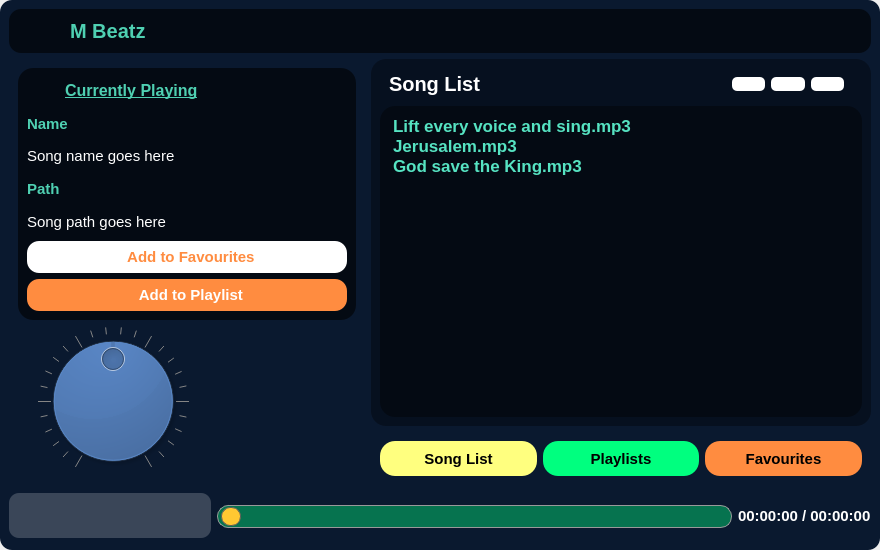
<?xml version="1.0" encoding="UTF-8"?>
<ui version="4.0">
 <class>MusicApp</class>
 <widget class="QMainWindow" name="MusicApp">
  <property name="geometry">
   <rect>
    <x>0</x>
    <y>0</y>
    <width>880</width>
    <height>550</height>
   </rect>
  </property>
  <property name="minimumSize">
   <size>
    <width>880</width>
    <height>550</height>
   </size>
  </property>
  <property name="maximumSize">
   <size>
    <width>16777215</width>
    <height>16777215</height>
   </size>
  </property>
  <property name="windowTitle">
   <string>Advanced Music Player</string>
  </property>
  <widget class="QWidget" name="centralwidget">
   <property name="styleSheet">
    <string notr="true">background-color: rgb(10, 25, 47);
border-radius:12px;</string>
   </property>
   <layout class="QVBoxLayout" name="verticalLayout_5">
    <item>
     <widget class="QFrame" name="title_frame">
      <property name="styleSheet">
       <string notr="true">background-color: rgb(4, 10, 19);
padding:3px;</string>
      </property>
      <property name="frameShape">
       <enum>QFrame::NoFrame</enum>
      </property>
      <property name="frameShadow">
       <enum>QFrame::Raised</enum>
      </property>
      <layout class="QHBoxLayout" name="horizontalLayout_3">
       <property name="leftMargin">
        <number>0</number>
       </property>
       <property name="topMargin">
        <number>0</number>
       </property>
       <property name="rightMargin">
        <number>0</number>
       </property>
       <property name="bottomMargin">
        <number>0</number>
       </property>
       <item>
        <widget class="QFrame" name="frame">
         <property name="frameShape">
          <enum>QFrame::NoFrame</enum>
         </property>
         <property name="frameShadow">
          <enum>QFrame::Raised</enum>
         </property>
         <layout class="QHBoxLayout" name="horizontalLayout_2">
          <property name="topMargin">
           <number>0</number>
          </property>
          <property name="rightMargin">
           <number>0</number>
          </property>
          <property name="bottomMargin">
           <number>0</number>
          </property>
          <item>
           <widget class="QLabel" name="label_4">
            <property name="maximumSize">
             <size>
              <width>32</width>
              <height>32</height>
             </size>
            </property>
            <property name="text">
             <string/>
            </property>
            <property name="pixmap">
             <pixmap resource="res.qrc">:/img/utils/images/app_icon.png</pixmap>
            </property>
            <property name="scaledContents">
             <bool>true</bool>
            </property>
           </widget>
          </item>
          <item>
           <widget class="QLabel" name="label_3">
            <property name="font">
             <font>
              <pointsize>15</pointsize>
              <weight>75</weight>
              <bold>true</bold>
             </font>
            </property>
            <property name="styleSheet">
             <string notr="true">color: rgb(79, 208, 178);</string>
            </property>
            <property name="text">
             <string>M Beatz</string>
            </property>
           </widget>
          </item>
         </layout>
        </widget>
       </item>
       <item>
        <widget class="QFrame" name="frame_2">
         <property name="maximumSize">
          <size>
           <width>110</width>
           <height>16777215</height>
          </size>
         </property>
         <property name="frameShape">
          <enum>QFrame::NoFrame</enum>
         </property>
         <property name="frameShadow">
          <enum>QFrame::Raised</enum>
         </property>
         <layout class="QHBoxLayout" name="horizontalLayout">
          <property name="leftMargin">
           <number>0</number>
          </property>
          <property name="topMargin">
           <number>0</number>
          </property>
          <property name="rightMargin">
           <number>0</number>
          </property>
          <property name="bottomMargin">
           <number>0</number>
          </property>
          <item>
           <widget class="QPushButton" name="minimize_btn">
            <property name="minimumSize">
             <size>
              <width>32</width>
              <height>32</height>
             </size>
            </property>
            <property name="cursor">
             <cursorShape>PointingHandCursor</cursorShape>
            </property>
            <property name="styleSheet">
             <string notr="true">QPushButton{
	background-color: rgba(255, 255, 255, 0);
	background-repeat:no-repeat;
	border:none;
	background-position:center center;

}

QPushButton:hover{
	background-color: rgba(255,255,255,130);
}
</string>
            </property>
            <property name="text">
             <string/>
            </property>
            <property name="icon">
             <iconset resource="res.qrc">
              <normaloff>:/img/utils/images/min.png</normaloff>:/img/utils/images/min.png</iconset>
            </property>
            <property name="flat">
             <bool>true</bool>
            </property>
           </widget>
          </item>
          <item>
           <widget class="QPushButton" name="normal_btn">
            <property name="minimumSize">
             <size>
              <width>32</width>
              <height>32</height>
             </size>
            </property>
            <property name="cursor">
             <cursorShape>PointingHandCursor</cursorShape>
            </property>
            <property name="styleSheet">
             <string notr="true">QPushButton{
	background-color: rgba(255, 255, 255, 0);
	background-repeat:no-repeat;
	border:none;
	background-position:center center;

}

QPushButton:hover{
	background-color: rgba(0,0,255,130);
}
</string>
            </property>
            <property name="text">
             <string/>
            </property>
            <property name="icon">
             <iconset resource="res.qrc">
              <normaloff>:/img/utils/images/stop.png</normaloff>:/img/utils/images/stop.png</iconset>
            </property>
            <property name="flat">
             <bool>true</bool>
            </property>
           </widget>
          </item>
          <item>
           <widget class="QPushButton" name="close_btn">
            <property name="minimumSize">
             <size>
              <width>32</width>
              <height>32</height>
             </size>
            </property>
            <property name="cursor">
             <cursorShape>PointingHandCursor</cursorShape>
            </property>
            <property name="styleSheet">
             <string notr="true">QPushButton{
	background-color: rgba(255, 255, 255, 0);
	background-repeat:no-repeat;
	border:none;
	background-position:center center;

}

QPushButton:hover{
	background-color: rgba(255, 20, 12, 200);
}

QPushButton:pressed{
	background-color: rgba(255, 20, 12, 200);
	border-color:rgba(255,255,255,30);
	border-style:inset;
	color:rgba(0,0,0,100);
}</string>
            </property>
            <property name="text">
             <string/>
            </property>
            <property name="icon">
             <iconset resource="res.qrc">
              <normaloff>:/img/utils/images/quit.png</normaloff>:/img/utils/images/quit.png</iconset>
            </property>
            <property name="flat">
             <bool>true</bool>
            </property>
           </widget>
          </item>
         </layout>
        </widget>
       </item>
      </layout>
     </widget>
    </item>
    <item>
     <widget class="QFrame" name="frame_10">
      <property name="frameShape">
       <enum>QFrame::NoFrame</enum>
      </property>
      <property name="frameShadow">
       <enum>QFrame::Raised</enum>
      </property>
      <layout class="QHBoxLayout" name="horizontalLayout_8">
       <property name="leftMargin">
        <number>0</number>
       </property>
       <property name="topMargin">
        <number>0</number>
       </property>
       <property name="rightMargin">
        <number>0</number>
       </property>
       <property name="bottomMargin">
        <number>0</number>
       </property>
       <item alignment="Qt::AlignLeft">
        <widget class="QFrame" name="frame_3">
         <property name="minimumSize">
          <size>
           <width>356</width>
           <height>0</height>
          </size>
         </property>
         <property name="frameShape">
          <enum>QFrame::NoFrame</enum>
         </property>
         <property name="frameShadow">
          <enum>QFrame::Raised</enum>
         </property>
         <layout class="QVBoxLayout" name="verticalLayout_2">
          <item>
           <widget class="QFrame" name="frame_4">
            <property name="minimumSize">
             <size>
              <width>0</width>
              <height>252</height>
             </size>
            </property>
            <property name="styleSheet">
             <string notr="true">background-color: rgba(0, 0, 0, 150);
border-radius: 15px;</string>
            </property>
            <property name="frameShape">
             <enum>QFrame::NoFrame</enum>
            </property>
            <property name="frameShadow">
             <enum>QFrame::Raised</enum>
            </property>
            <layout class="QVBoxLayout" name="verticalLayout">
             <property name="spacing">
              <number>6</number>
             </property>
             <property name="leftMargin">
              <number>9</number>
             </property>
             <property name="topMargin">
              <number>9</number>
             </property>
             <property name="rightMargin">
              <number>9</number>
             </property>
             <item>
              <widget class="QFrame" name="frame_5">
               <property name="styleSheet">
                <string notr="true">background-color: rgba(255, 255, 255, 0);</string>
               </property>
               <property name="frameShape">
                <enum>QFrame::StyledPanel</enum>
               </property>
               <property name="frameShadow">
                <enum>QFrame::Raised</enum>
               </property>
               <layout class="QHBoxLayout" name="horizontalLayout_4">
                <property name="leftMargin">
                 <number>0</number>
                </property>
                <property name="topMargin">
                 <number>0</number>
                </property>
                <property name="rightMargin">
                 <number>0</number>
                </property>
                <property name="bottomMargin">
                 <number>0</number>
                </property>
                <item>
                 <widget class="QLabel" name="label_6">
                  <property name="maximumSize">
                   <size>
                    <width>32</width>
                    <height>32</height>
                   </size>
                  </property>
                  <property name="font">
                   <font>
                    <pointsize>12</pointsize>
                    <weight>75</weight>
                    <bold>true</bold>
                   </font>
                  </property>
                  <property name="styleSheet">
                   <string notr="true">background-color: rgba(0, 0, 0,0);
color: rgb(79, 208, 178);</string>
                  </property>
                  <property name="text">
                   <string/>
                  </property>
                  <property name="pixmap">
                   <pixmap resource="res.qrc">:/img/utils/images/current-music.png</pixmap>
                  </property>
                  <property name="scaledContents">
                   <bool>true</bool>
                  </property>
                 </widget>
                </item>
                <item>
                 <widget class="QLabel" name="label_5">
                  <property name="font">
                   <font>
                    <pointsize>12</pointsize>
                    <weight>75</weight>
                    <bold>true</bold>
                    <underline>true</underline>
                   </font>
                  </property>
                  <property name="styleSheet">
                   <string notr="true">background-color: rgba(0, 0, 0,0);
color: rgb(79, 208, 178);</string>
                  </property>
                  <property name="text">
                   <string>Currently Playing</string>
                  </property>
                 </widget>
                </item>
               </layout>
              </widget>
             </item>
             <item>
              <widget class="QLabel" name="label_7">
               <property name="font">
                <font>
                 <pointsize>11</pointsize>
                 <weight>75</weight>
                 <bold>true</bold>
                </font>
               </property>
               <property name="styleSheet">
                <string notr="true">background-color: rgba(0, 0, 0,0);
color: rgb(79, 208, 178);</string>
               </property>
               <property name="text">
                <string>Name</string>
               </property>
              </widget>
             </item>
             <item>
              <widget class="QLabel" name="cuurent_song_name">
               <property name="font">
                <font>
                 <pointsize>11</pointsize>
                 <weight>50</weight>
                 <bold>false</bold>
                </font>
               </property>
               <property name="styleSheet">
                <string notr="true">background-color: rgba(0, 0, 0,0);
color: rgb(255, 255, 255);</string>
               </property>
               <property name="text">
                <string>Song name goes here</string>
               </property>
              </widget>
             </item>
             <item>
              <widget class="QLabel" name="label_8">
               <property name="font">
                <font>
                 <pointsize>11</pointsize>
                 <weight>75</weight>
                 <bold>true</bold>
                </font>
               </property>
               <property name="styleSheet">
                <string notr="true">background-color: rgba(0, 0, 0,0);
color: rgb(79, 208, 178);</string>
               </property>
               <property name="text">
                <string>Path</string>
               </property>
              </widget>
             </item>
             <item>
              <widget class="QLabel" name="label_9">
               <property name="font">
                <font>
                 <pointsize>11</pointsize>
                 <weight>50</weight>
                 <bold>false</bold>
                </font>
               </property>
               <property name="styleSheet">
                <string notr="true">background-color: rgba(0, 0, 0,0);
color: rgb(255, 255, 255);</string>
               </property>
               <property name="text">
                <string>Song path goes here</string>
               </property>
              </widget>
             </item>
             <item>
              <widget class="QPushButton" name="add_to_fav_btn">
               <property name="minimumSize">
                <size>
                 <width>0</width>
                 <height>32</height>
                </size>
               </property>
               <property name="font">
                <font>
                 <pointsize>11</pointsize>
                 <weight>75</weight>
                 <bold>true</bold>
                </font>
               </property>
               <property name="cursor">
                <cursorShape>PointingHandCursor</cursorShape>
               </property>
               <property name="styleSheet">
                <string notr="true">background-color: rgb(255, 255, 255);
color: rgb(255, 140, 64);
border-radius:12px;</string>
               </property>
               <property name="text">
                <string>  Add to Favourites</string>
               </property>
               <property name="icon">
                <iconset resource="res.qrc">
                 <normaloff>:/img/utils/images/like.png</normaloff>:/img/utils/images/like.png</iconset>
               </property>
               <property name="iconSize">
                <size>
                 <width>24</width>
                 <height>24</height>
                </size>
               </property>
              </widget>
             </item>
             <item>
              <widget class="QPushButton" name="add_to_playlist">
               <property name="minimumSize">
                <size>
                 <width>0</width>
                 <height>32</height>
                </size>
               </property>
               <property name="font">
                <font>
                 <pointsize>11</pointsize>
                 <weight>75</weight>
                 <bold>true</bold>
                </font>
               </property>
               <property name="cursor">
                <cursorShape>PointingHandCursor</cursorShape>
               </property>
               <property name="styleSheet">
                <string notr="true">background-color: rgb(255, 140, 64);
color: rgb(255, 255, 255);
border-radius:12px;</string>
               </property>
               <property name="text">
                <string>  Add to Playlist</string>
               </property>
               <property name="icon">
                <iconset resource="res.qrc">
                 <normaloff>:/img/utils/images/music_list.png</normaloff>:/img/utils/images/music_list.png</iconset>
               </property>
               <property name="iconSize">
                <size>
                 <width>24</width>
                 <height>24</height>
                </size>
               </property>
              </widget>
             </item>
            </layout>
           </widget>
          </item>
          <item>
           <widget class="QDial" name="volume_dial">
            <property name="minimumSize">
             <size>
              <width>0</width>
              <height>116</height>
             </size>
            </property>
            <property name="maximumSize">
             <size>
              <width>190</width>
              <height>16777215</height>
             </size>
            </property>
            <property name="cursor">
             <cursorShape>ClosedHandCursor</cursorShape>
            </property>
            <property name="styleSheet">
             <string notr="true"/>
            </property>
            <property name="maximum">
             <number>100</number>
            </property>
            <property name="value">
             <number>50</number>
            </property>
            <property name="tracking">
             <bool>false</bool>
            </property>
            <property name="wrapping">
             <bool>false</bool>
            </property>
            <property name="notchesVisible">
             <bool>true</bool>
            </property>
           </widget>
          </item>
         </layout>
        </widget>
       </item>
       <item>
        <widget class="QFrame" name="frame_6">
         <property name="frameShape">
          <enum>QFrame::NoFrame</enum>
         </property>
         <property name="frameShadow">
          <enum>QFrame::Raised</enum>
         </property>
         <layout class="QVBoxLayout" name="verticalLayout_4">
          <property name="leftMargin">
           <number>0</number>
          </property>
          <property name="topMargin">
           <number>0</number>
          </property>
          <property name="rightMargin">
           <number>0</number>
          </property>
          <property name="bottomMargin">
           <number>0</number>
          </property>
          <item>
           <widget class="QStackedWidget" name="stackedWidget">
            <property name="styleSheet">
             <string notr="true">background-color: rgba(0, 0, 0, 50);
border-radius:15px;</string>
            </property>
            <property name="currentIndex">
             <number>0</number>
            </property>
            <widget class="QWidget" name="song_list_page">
             <layout class="QVBoxLayout" name="verticalLayout_3">
              <item>
               <widget class="QFrame" name="frame_7">
                <property name="styleSheet">
                 <string notr="true">background-color: rgba(255, 255, 255, 0);</string>
                </property>
                <property name="frameShape">
                 <enum>QFrame::NoFrame</enum>
                </property>
                <property name="frameShadow">
                 <enum>QFrame::Raised</enum>
                </property>
                <layout class="QHBoxLayout" name="horizontalLayout_5">
                 <property name="topMargin">
                  <number>0</number>
                 </property>
                 <property name="bottomMargin">
                  <number>0</number>
                 </property>
                 <item>
                  <widget class="QLabel" name="label_10">
                   <property name="font">
                    <font>
                     <pointsize>15</pointsize>
                     <weight>75</weight>
                     <bold>true</bold>
                    </font>
                   </property>
                   <property name="styleSheet">
                    <string notr="true">color: rgb(255, 255, 255);</string>
                   </property>
                   <property name="text">
                    <string>Song List</string>
                   </property>
                  </widget>
                 </item>
                 <item>
                  <widget class="QFrame" name="frame_8">
                   <property name="maximumSize">
                    <size>
                     <width>130</width>
                     <height>16777215</height>
                    </size>
                   </property>
                   <property name="frameShape">
                    <enum>QFrame::NoFrame</enum>
                   </property>
                   <property name="frameShadow">
                    <enum>QFrame::Raised</enum>
                   </property>
                   <layout class="QHBoxLayout" name="horizontalLayout_6">
                    <item>
                     <widget class="QPushButton" name="add_songs_btn">
                      <property name="cursor">
                       <cursorShape>PointingHandCursor</cursorShape>
                      </property>
                      <property name="styleSheet">
                       <string notr="true">background-color: rgb(255, 255, 255);
border-radius:5px;</string>
                      </property>
                      <property name="text">
                       <string/>
                      </property>
                      <property name="icon">
                       <iconset resource="res.qrc">
                        <normaloff>:/img/utils/images/addFromLocal.png</normaloff>:/img/utils/images/addFromLocal.png</iconset>
                      </property>
                      <property name="iconSize">
                       <size>
                        <width>32</width>
                        <height>32</height>
                       </size>
                      </property>
                     </widget>
                    </item>
                    <item>
                     <widget class="QPushButton" name="delete_selected_btn">
                      <property name="cursor">
                       <cursorShape>PointingHandCursor</cursorShape>
                      </property>
                      <property name="styleSheet">
                       <string notr="true">background-color: rgb(255, 255, 255);
border-radius:5px;</string>
                      </property>
                      <property name="text">
                       <string/>
                      </property>
                      <property name="icon">
                       <iconset resource="res.qrc">
                        <normaloff>:/img/utils/images/clear.png</normaloff>:/img/utils/images/clear.png</iconset>
                      </property>
                      <property name="iconSize">
                       <size>
                        <width>32</width>
                        <height>32</height>
                       </size>
                      </property>
                     </widget>
                    </item>
                    <item>
                     <widget class="QPushButton" name="delete_all_songs_btn">
                      <property name="cursor">
                       <cursorShape>PointingHandCursor</cursorShape>
                      </property>
                      <property name="styleSheet">
                       <string notr="true">background-color: rgb(255, 255, 255);
border-radius:5px;</string>
                      </property>
                      <property name="text">
                       <string/>
                      </property>
                      <property name="icon">
                       <iconset resource="res.qrc">
                        <normaloff>:/img/utils/images/remove.png</normaloff>:/img/utils/images/remove.png</iconset>
                      </property>
                      <property name="iconSize">
                       <size>
                        <width>32</width>
                        <height>32</height>
                       </size>
                      </property>
                     </widget>
                    </item>
                   </layout>
                  </widget>
                 </item>
                </layout>
               </widget>
              </item>
              <item>
               <widget class="QListWidget" name="loaded_songs_listWidget">
                <property name="font">
                 <font>
                  <pointsize>13</pointsize>
                  <weight>75</weight>
                  <bold>true</bold>
                 </font>
                </property>
                <property name="cursor" stdset="0">
                 <cursorShape>PointingHandCursor</cursorShape>
                </property>
                <property name="styleSheet">
                 <string notr="true">color: rgb(86, 227, 194);
background-color: rgba(0, 0, 0, 100);

selection-background-color: rgb(255, 140, 64);
selection-color: rgb(255, 255, 255);
padding:10px;
</string>
                </property>
                <property name="verticalScrollBarPolicy">
                 <enum>Qt::ScrollBarAlwaysOff</enum>
                </property>
                <property name="horizontalScrollBarPolicy">
                 <enum>Qt::ScrollBarAlwaysOff</enum>
                </property>
                <item>
                 <property name="text">
                  <string>Lift every voice and sing.mp3</string>
                 </property>
                </item>
                <item>
                 <property name="text">
                  <string>Jerusalem.mp3</string>
                 </property>
                </item>
                <item>
                 <property name="text">
                  <string>God save the King.mp3</string>
                 </property>
                </item>
               </widget>
              </item>
             </layout>
            </widget>
            <widget class="QWidget" name="playlists_page"/>
            <widget class="QWidget" name="favourites_page"/>
           </widget>
          </item>
          <item>
           <widget class="QFrame" name="frame_9">
            <property name="frameShape">
             <enum>QFrame::NoFrame</enum>
            </property>
            <property name="frameShadow">
             <enum>QFrame::Raised</enum>
            </property>
            <layout class="QHBoxLayout" name="horizontalLayout_7">
             <item>
              <widget class="QPushButton" name="song_list_btn">
               <property name="minimumSize">
                <size>
                 <width>0</width>
                 <height>35</height>
                </size>
               </property>
               <property name="font">
                <font>
                 <pointsize>11</pointsize>
                 <weight>75</weight>
                 <bold>true</bold>
                </font>
               </property>
               <property name="cursor">
                <cursorShape>PointingHandCursor</cursorShape>
               </property>
               <property name="styleSheet">
                <string notr="true">background-color: rgb(255, 255, 127);
border-radius:15px;</string>
               </property>
               <property name="text">
                <string>Song List</string>
               </property>
              </widget>
             </item>
             <item>
              <widget class="QPushButton" name="playlists_btn">
               <property name="minimumSize">
                <size>
                 <width>0</width>
                 <height>35</height>
                </size>
               </property>
               <property name="font">
                <font>
                 <pointsize>11</pointsize>
                 <weight>75</weight>
                 <bold>true</bold>
                </font>
               </property>
               <property name="cursor">
                <cursorShape>PointingHandCursor</cursorShape>
               </property>
               <property name="styleSheet">
                <string notr="true">background-color: rgb(0, 255, 127);
border-radius:15px;</string>
               </property>
               <property name="text">
                <string>Playlists</string>
               </property>
              </widget>
             </item>
             <item>
              <widget class="QPushButton" name="favourites_btn">
               <property name="minimumSize">
                <size>
                 <width>0</width>
                 <height>35</height>
                </size>
               </property>
               <property name="font">
                <font>
                 <pointsize>11</pointsize>
                 <weight>75</weight>
                 <bold>true</bold>
                </font>
               </property>
               <property name="cursor">
                <cursorShape>PointingHandCursor</cursorShape>
               </property>
               <property name="styleSheet">
                <string notr="true">background-color: rgb(255, 140, 64);
border-radius:15px;</string>
               </property>
               <property name="text">
                <string>Favourites</string>
               </property>
              </widget>
             </item>
            </layout>
           </widget>
          </item>
         </layout>
        </widget>
       </item>
      </layout>
     </widget>
    </item>
    <item>
     <widget class="QFrame" name="frame_11">
      <property name="frameShape">
       <enum>QFrame::NoFrame</enum>
      </property>
      <property name="frameShadow">
       <enum>QFrame::Raised</enum>
      </property>
      <layout class="QHBoxLayout" name="horizontalLayout_11">
       <property name="leftMargin">
        <number>0</number>
       </property>
       <property name="topMargin">
        <number>0</number>
       </property>
       <property name="rightMargin">
        <number>0</number>
       </property>
       <property name="bottomMargin">
        <number>0</number>
       </property>
       <item alignment="Qt::AlignHCenter">
        <widget class="QFrame" name="frame_13">
         <property name="maximumSize">
          <size>
           <width>16777215</width>
           <height>45</height>
          </size>
         </property>
         <property name="styleSheet">
          <string notr="true">background-color: rgba(255, 255, 255, 50);
border-radius:10px;</string>
         </property>
         <property name="frameShape">
          <enum>QFrame::NoFrame</enum>
         </property>
         <property name="frameShadow">
          <enum>QFrame::Raised</enum>
         </property>
         <layout class="QHBoxLayout" name="horizontalLayout_12">
          <item>
           <widget class="QPushButton" name="play_btn_2">
            <property name="minimumSize">
             <size>
              <width>30</width>
              <height>30</height>
             </size>
            </property>
            <property name="cursor">
             <cursorShape>PointingHandCursor</cursorShape>
            </property>
            <property name="styleSheet">
             <string notr="true">QPushButton{
	background-color: rgba(255, 255, 255, 0);
	background-repeat:no-repeat;
	border:none;
	background-position:center center;

}

QPushButton:hover{
	background-color: rgba(255,255,255,100);
}
</string>
            </property>
            <property name="text">
             <string/>
            </property>
            <property name="icon">
             <iconset resource="res.qrc">
              <normaloff>:/img/utils/images/pase.png</normaloff>:/img/utils/images/pase.png</iconset>
            </property>
            <property name="flat">
             <bool>true</bool>
            </property>
           </widget>
          </item>
          <item>
           <widget class="QPushButton" name="pause_btn_2">
            <property name="minimumSize">
             <size>
              <width>30</width>
              <height>30</height>
             </size>
            </property>
            <property name="cursor">
             <cursorShape>PointingHandCursor</cursorShape>
            </property>
            <property name="styleSheet">
             <string notr="true">QPushButton{
	background-color: rgba(255, 255, 255, 0);
	background-repeat:no-repeat;
	border:none;
	background-position:center center;

}

QPushButton:hover{
	background-color: rgba(255,255,255,100);
}
</string>
            </property>
            <property name="text">
             <string/>
            </property>
            <property name="icon">
             <iconset resource="res.qrc">
              <normaloff>:/img/utils/images/play.png</normaloff>:/img/utils/images/play.png</iconset>
            </property>
            <property name="flat">
             <bool>true</bool>
            </property>
           </widget>
          </item>
          <item>
           <widget class="QPushButton" name="stop_btn_2">
            <property name="minimumSize">
             <size>
              <width>30</width>
              <height>30</height>
             </size>
            </property>
            <property name="cursor">
             <cursorShape>PointingHandCursor</cursorShape>
            </property>
            <property name="styleSheet">
             <string notr="true">QPushButton{
	background-color: rgba(255, 255, 255, 0);
	background-repeat:no-repeat;
	border:none;
	background-position:center center;

}

QPushButton:hover{
	background-color: rgba(255,255,255,100);
}
</string>
            </property>
            <property name="text">
             <string/>
            </property>
            <property name="icon">
             <iconset resource="res.qrc">
              <normaloff>:/img/utils/images/stop.png</normaloff>:/img/utils/images/stop.png</iconset>
            </property>
            <property name="flat">
             <bool>true</bool>
            </property>
           </widget>
          </item>
          <item>
           <widget class="QPushButton" name="previous_btn_2">
            <property name="minimumSize">
             <size>
              <width>30</width>
              <height>30</height>
             </size>
            </property>
            <property name="cursor">
             <cursorShape>PointingHandCursor</cursorShape>
            </property>
            <property name="styleSheet">
             <string notr="true">QPushButton{
	background-color: rgba(255, 255, 255, 0);
	background-repeat:no-repeat;
	border:none;
	background-position:center center;

}

QPushButton:hover{
	background-color: rgba(255,255,255,100);
}
</string>
            </property>
            <property name="text">
             <string/>
            </property>
            <property name="icon">
             <iconset resource="res.qrc">
              <normaloff>:/img/utils/images/pre.png</normaloff>:/img/utils/images/pre.png</iconset>
            </property>
            <property name="flat">
             <bool>true</bool>
            </property>
           </widget>
          </item>
          <item>
           <widget class="QPushButton" name="next_btn_2">
            <property name="minimumSize">
             <size>
              <width>32</width>
              <height>30</height>
             </size>
            </property>
            <property name="maximumSize">
             <size>
              <width>25</width>
              <height>16777215</height>
             </size>
            </property>
            <property name="cursor">
             <cursorShape>PointingHandCursor</cursorShape>
            </property>
            <property name="styleSheet">
             <string notr="true">QPushButton{
	background-color: rgba(255, 255, 255, 0);
	background-repeat:no-repeat;
	border:none;
	background-position:center center;

}

QPushButton:hover{
	background-color: rgba(255,255,255,100);
}
</string>
            </property>
            <property name="text">
             <string/>
            </property>
            <property name="icon">
             <iconset resource="res.qrc">
              <normaloff>:/img/utils/images/next.png</normaloff>:/img/utils/images/next.png</iconset>
            </property>
            <property name="iconSize">
             <size>
              <width>32</width>
              <height>16</height>
             </size>
            </property>
            <property name="flat">
             <bool>true</bool>
            </property>
           </widget>
          </item>
         </layout>
        </widget>
       </item>
       <item>
        <widget class="QSlider" name="music_slider_2">
         <property name="minimumSize">
          <size>
           <width>0</width>
           <height>50</height>
          </size>
         </property>
         <property name="cursor">
          <cursorShape>PointingHandCursor</cursorShape>
         </property>
         <property name="styleSheet">
          <string notr="true">QSlider::groove:horizontal {
    border: 1px solid #999999;
    height: 15px; 
   padding:3px;
	background: rgba(0, 255, 127, 100);
    margin: 2px 0;
	border-radius:11px;
}

QSlider::handle:horizontal {
    background:  rgb(255, 200, 50);
    border: 1px solid #5c5c5c;
    width: 18px;
    margin: -2px 0;
    border-radius: 9px;
}</string>
         </property>
         <property name="orientation">
          <enum>Qt::Horizontal</enum>
         </property>
        </widget>
       </item>
       <item>
        <widget class="QLabel" name="time_label_2">
         <property name="maximumSize">
          <size>
           <width>16777215</width>
           <height>35</height>
          </size>
         </property>
         <property name="font">
          <font>
           <pointsize>11</pointsize>
           <weight>75</weight>
           <bold>true</bold>
          </font>
         </property>
         <property name="styleSheet">
          <string notr="true">color: rgb(255, 255, 255);
</string>
         </property>
         <property name="text">
          <string>00:00:00 / 00:00:00</string>
         </property>
        </widget>
       </item>
      </layout>
     </widget>
    </item>
   </layout>
  </widget>
 </widget>
 <resources>
  <include location="res.qrc"/>
  <include location="res.qrc"/>
 </resources>
 <connections/>
</ui>
